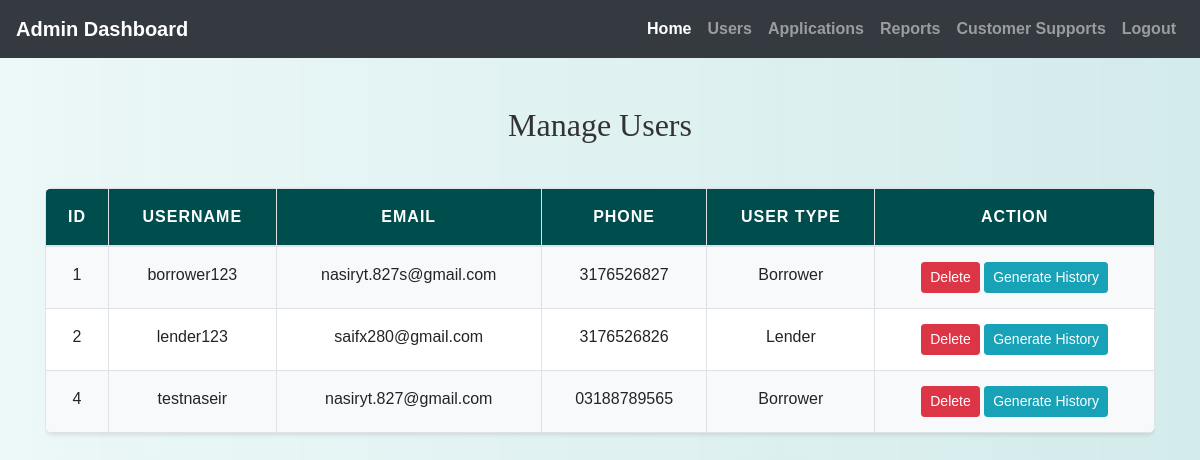
The app's page /admin/admin_user.php (signed in) with its own data.
### tables this page shows
CREATE TABLE `users` (
  `id` int(11) NOT NULL,
  `username` varchar(50) NOT NULL,
  `password` varchar(255) NOT NULL,
  `email` varchar(100) NOT NULL,
  `phone` varchar(20) NOT NULL,
  `reset_token` varchar(255) DEFAULT NULL,
  `usertype` enum('borrower','lender') NOT NULL DEFAULT 'borrower',
  `status` varchar(20) DEFAULT 'pending'
);

### admin/admin_user.php (the view, shortened to what this page needs)
<?php
include 'config.php';
$sql = "SELECT id, username, email, phone, usertype FROM users";
$result = mysqli_query($conn, $sql);
?>
<!DOCTYPE html>
<html>
<head>
    <link rel="stylesheet" href="https://stackpath.bootstrapcdn.com/bootstrap/4.3.1/css/bootstrap.min.css">
    <link rel="stylesheet" href="../css/style.css">
</head>
<body>
    <?php include('admin_navbar.php'); ?>
    <div class="container mt-5">
        <h2 class="text-center mb-4">Manage Users</h2>
        <div class="table-responsive">
            <table class="table table-bordered table-hover">
                <thead class="table-dark">
                    <tr>
                        <th>ID</th>
                        <th>Username</th>
                        <th>Email</th>
                        <th>Phone</th>
                        <th>User Type</th>
                        <th>Action</th>
                    </tr>
                </thead>
                <tbody>
                    <?php while ($row = mysqli_fetch_assoc($result)) { ?>
                        <tr>
                            <td><?php echo $row['id']; ?></td>
                            <td><?php echo htmlspecialchars($row['username']); ?></td>
                            <td><?php echo htmlspecialchars($row['email']); ?></td>
                            <td><?php echo htmlspecialchars($row['phone']); ?></td>
                            <td><?php echo ucfirst($row['usertype']); ?></td>
                            <td>
    <a href="admin_user.php?delete_id=<?php echo $row['id']; ?>" class="btn btn-danger btn-sm"
       onclick="return confirm('Are you sure you want to delete this user?');">Delete</a>
    <a href="user_history.php?user_id=<?php echo $row['id']; ?>" class="btn btn-info btn-sm">Generate History</a>
</td>
                        </tr>
                    <?php } ?>
                </tbody>
            </table>
        </div>
    </div>
</body>
</html>

### css/style.css (style rules this page uses)
body { background: linear-gradient(90deg, rgba(233, 246, 246, 0.831), rgba(207, 233, 233, 0.9)); font-family: 'Arial', sans-serif; color: #333; line-height: 1.6; }
h1, h2, h3, h4 { text-align: center; margin-top: 30px; margin-bottom: 30px; font-family: 'Georgia', serif; }
.container { margin-bottom: 40px; }
.table { width: 100%; border-collapse: collapse; margin-top: 20px; font-size: 16px; background-color: #ffffff; border-radius: 8px; overflow: hidden; box-shadow: 0 2px 4px rgba(0, 0, 0, 0.1); }
.table th, .table td { padding: 15px; border: 1px solid #dee2e6; text-align: center; }
.table thead th { background-color: #004d4d; color: white; font-weight: bold; text-transform: uppercase; letter-spacing: 1px; }
.table tbody tr:nth-child(odd) { background-color: #f8f9fa; }
a { color: #006666; text-decoration: none; font-weight: bold; }

### records on screen
users: id "1", username "borrower123", email "nasiryt.827s@gmail.com", phone "3176526827", usertype "Borrower"
users: id "2", username "lender123", email "saifx280@gmail.com", phone "3176526826", usertype "Lender"
users: id "4", username "testnaseir", email "nasiryt.827@gmail.com", phone "03188789565", usertype "Borrower"
